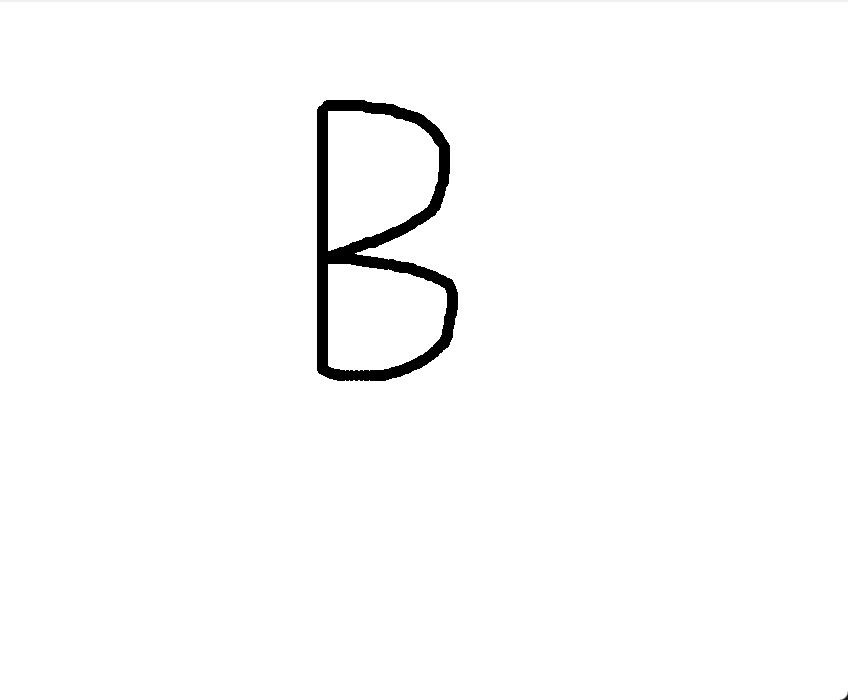
#> input picture images/B.jpg, 848 x 700 px, found by its file name
$ jupyter execute --allow-errors thesis_svm.ipynb
#> lines starting #> are read from the running program, lines starting #| are printed output that depends on the picture
[cell 1]
from google.colab import drive
drive.mount('/content/drive')

[cell 2]
from zipfile import ZipFile
file_name = "/content/drive/MyDrive/dataset/image-dataset.zip"
#> (the rest of this cell did not finish here and is left out)

[cell 3]
import os
import numpy as np
import cv2
import matplotlib.pyplot as plt
from google.colab.patches import cv2_imshow
import random
from sklearn.model_selection import train_test_split
from sklearn.svm import SVC
import pickle

#> (a cell that did not finish here is left out)

[cell 5]
data=[]
#> (the rest of this cell did not finish here and is left out)

[cell 6]
random.shuffle(data)
features = []
labels = []
for feature,label in data:
    features.append(feature)
    labels.append(label)

#> (a cell that did not finish here is left out)

[cell 8]
model = SVC(C=1, kernel='poly',gamma='auto')
#> (the rest of this cell did not finish here and is left out)

[cell 9]
pick = open('/content/model.sav','wb')
pickle.dump(model,pick)
pick.close()

#> (a cell that did not finish here is left out)

#> (a cell that did not finish here is left out)

#> (a cell that did not finish here is left out)

#> (a cell that did not finish here is left out)

#> (a cell that did not finish here is left out)

#> (a cell that did not finish here is left out)

[cell 16]
imgpath = "/content/drive/MyDrive/dataset/B.jpg"
img = cv2.imread(imgpath,0)
#> img is the input picture: shape (700, 848); min 0, max 255, mean 250.8

img = cv2.resize(img,(50,50))
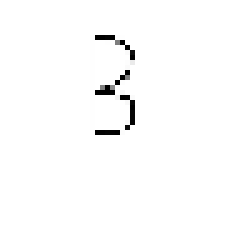
#> img: shape (50, 50) (shown 5 times larger); min 0, max 255, mean 251.8
plt.imshow(img,cmap='gray')
image = np.array(img).flatten()
#> image = 2500 values, max 255 at index 0, min 0 at index 369, mean 251.8
#> (the rest of this cell did not finish here and is left out)

[cell 17]
imgpath = "/content/drive/MyDrive/dataset/C.jpg"
img = cv2.imread(imgpath,0)
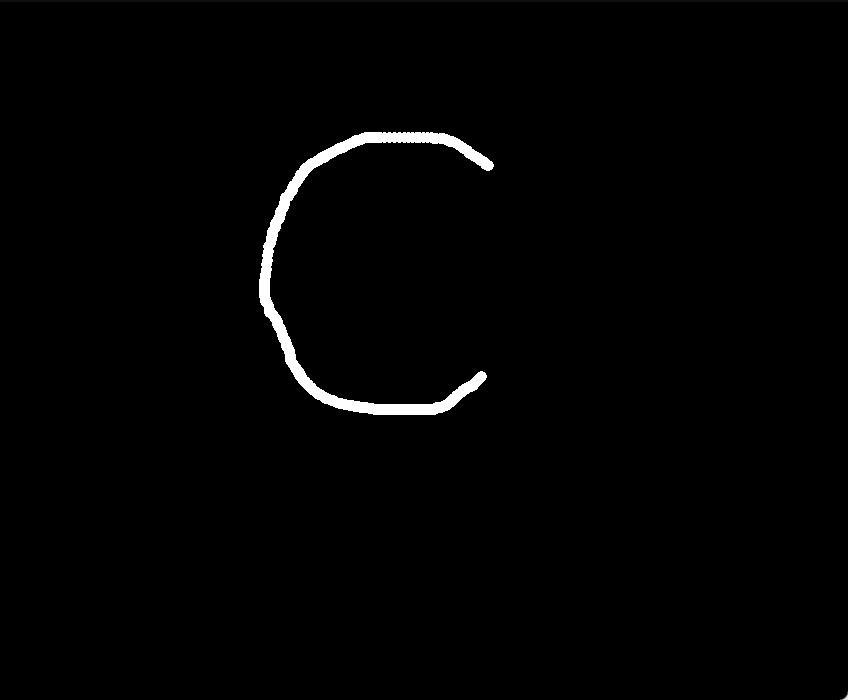
#> input picture images/C.jpg, 848 x 700 px, found by its file name
#> img is the input picture: shape (700, 848); min 0, max 255, mean 3

img = cv2.resize(img,(50,50))
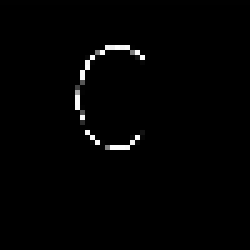
#> img: shape (50, 50) (shown 5 times larger); min 0, max 255, mean 3
plt.imshow(img,cmap='gray')
image = np.array(img).flatten()
#> image = 2500 values, max 255 at index 1377, min 0 at index 50, mean 3.01
#> (the rest of this cell did not finish here and is left out)
